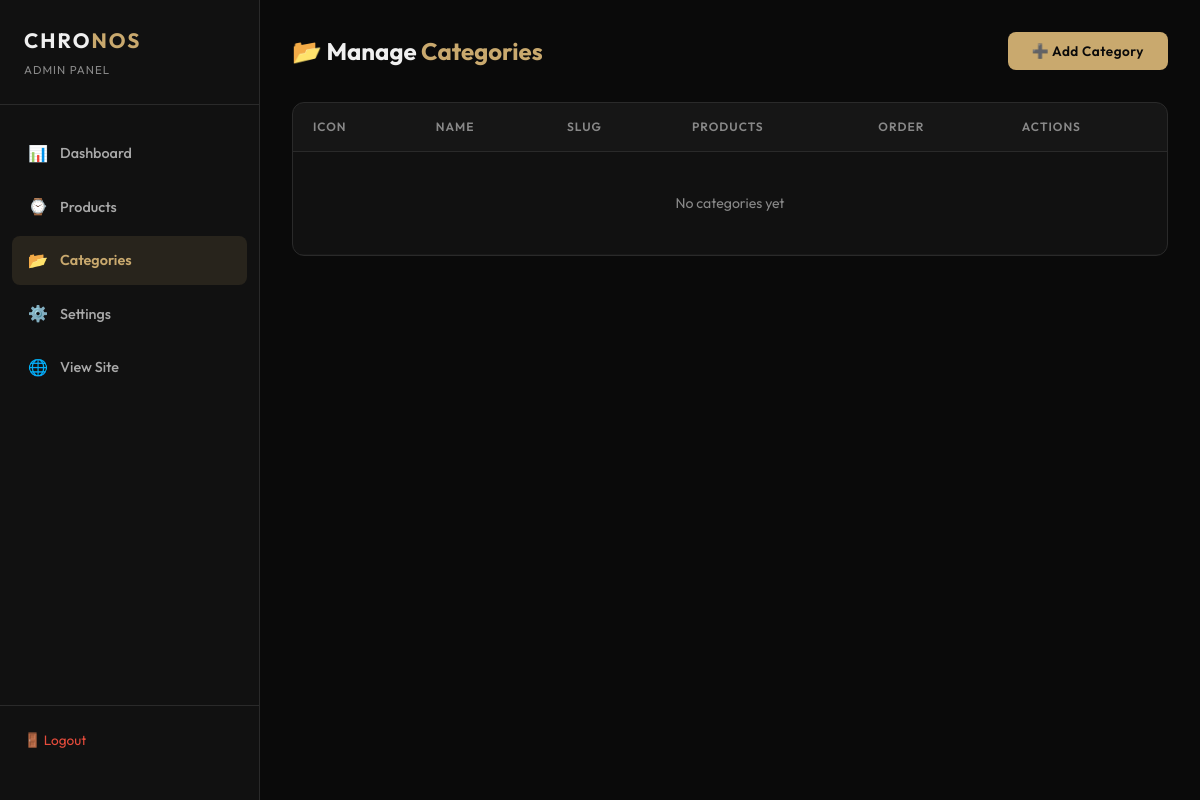
The app's page /admin/categories.php (signed in), older data.
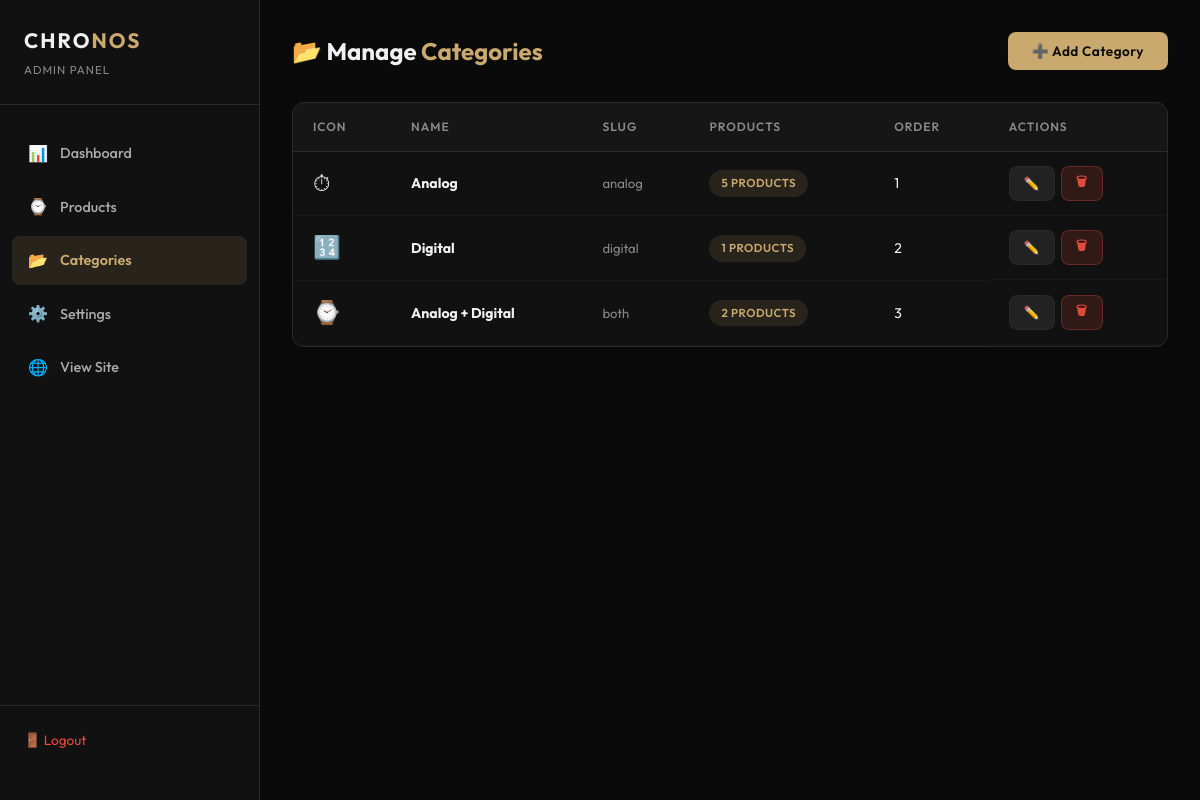
The same page, newer data.
### tables this page shows
CREATE TABLE `categories` (
    `id` INT AUTO_INCREMENT PRIMARY KEY,
    `name` VARCHAR(100) NOT NULL,
    `slug` VARCHAR(100) NOT NULL UNIQUE,
    `icon` VARCHAR(10) DEFAULT '⌚',
    `sort_order` INT NOT NULL DEFAULT 0,
    `created_at` TIMESTAMP DEFAULT CURRENT_TIMESTAMP
);

### admin/categories.php (the view, shortened to what this page needs)
<?php
$db = getDB();
$categories = $db->query("SELECT c.*, (SELECT COUNT(*) FROM products WHERE category_id = c.id) as product_count FROM categories c ORDER BY c.sort_order ASC, c.id ASC")->fetchAll();
?>
<!DOCTYPE html>
<html lang="en">
<head>
    <link rel="stylesheet" href="css/admin.css?v=<?= filemtime(__DIR__ . '/css/admin.css') ?>">
</head>
<body>
<div class="admin-layout">
    <aside class="sidebar">
        <div class="sidebar-brand">
            <h1>CHRO<span>NOS</span></h1>
            <p>Admin Panel</p>
        </div>
        <nav class="sidebar-nav">
            <a href="index.php">
                <span class="nav-icon">📊</span> Dashboard
            </a>
            <a href="products.php">
                <span class="nav-icon">⌚</span> Products
            </a>
            <a href="categories.php" class="active">
                <span class="nav-icon">📂</span> Categories
            </a>
            <a href="settings.php">
                <span class="nav-icon">⚙️</span> Settings
            </a>
            <a href="../" target="_blank">
                <span class="nav-icon">🌐</span> View Site
            </a>
        </nav>
        <div class="sidebar-footer">
            <a href="logout.php">🚪 Logout</a>
        </div>
    </aside>
    <main class="main-content">
        <div class="page-header">
            <h1 class="page-title">📂 Manage <span>Categories</span></h1>
            <button class="btn btn-primary" onclick="showModal()">➕ Add Category</button>
        </div>
        <div class="table-wrapper">
            <table class="data-table">
                <thead>
                    <tr>
                        <th>Icon</th>
                        <th>Name</th>
                        <th>Slug</th>
                        <th>Products</th>
                        <th>Order</th>
                        <th>Actions</th>
                    </tr>
                </thead>
                <tbody>
                    <?php foreach ($categories as $cat): ?>
                    <tr data-id="<?= $cat['id'] ?>">
                        <td style="font-size:1.4rem;"><?= htmlspecialchars($cat['icon']) ?></td>
                        <td><strong><?= htmlspecialchars($cat['name']) ?></strong></td>
                        <td style="color:var(--gray);font-size:0.82rem;"><?= htmlspecialchars($cat['slug']) ?></td>
                        <td><span class="type-badge analog"><?= $cat['product_count'] ?> products</span></td>
                        <td><?= $cat['sort_order'] ?></td>
                        <td class="actions">
                            <button class="btn btn-secondary btn-sm" onclick="editCat(<?= htmlspecialchars(json_encode($cat)) ?>)">✏️</button>
                            <button class="btn btn-danger btn-sm" onclick="deleteCat(<?= $cat['id'] ?>, '<?= htmlspecialchars($cat['name']) ?>')">🗑</button>
                        </td>
                    </tr>
                    <?php endforeach; ?>
                    <?php if (empty($categories)): ?>
                    <tr><td colspan="6" style="text-align:center;padding:40px;color:var(--gray);">No categories yet</td></tr>
                    <?php endif; ?>
                </tbody>
            </table>
        </div>
    </main>
</div>
</body>
</html>

Row changes from the older to the newer data that the page shows:
added categories: icon "⏱", name "Analog", slug "analog", product_count "5", sort_order "1"
added categories: icon "🔢", name "Digital", slug "digital", product_count "1", sort_order "2"
added categories: icon "⌚", name "Analog + Digital", slug "both", product_count "2", sort_order "3"
Text that changed along with them:
text no longer shown: "No categories yet"
